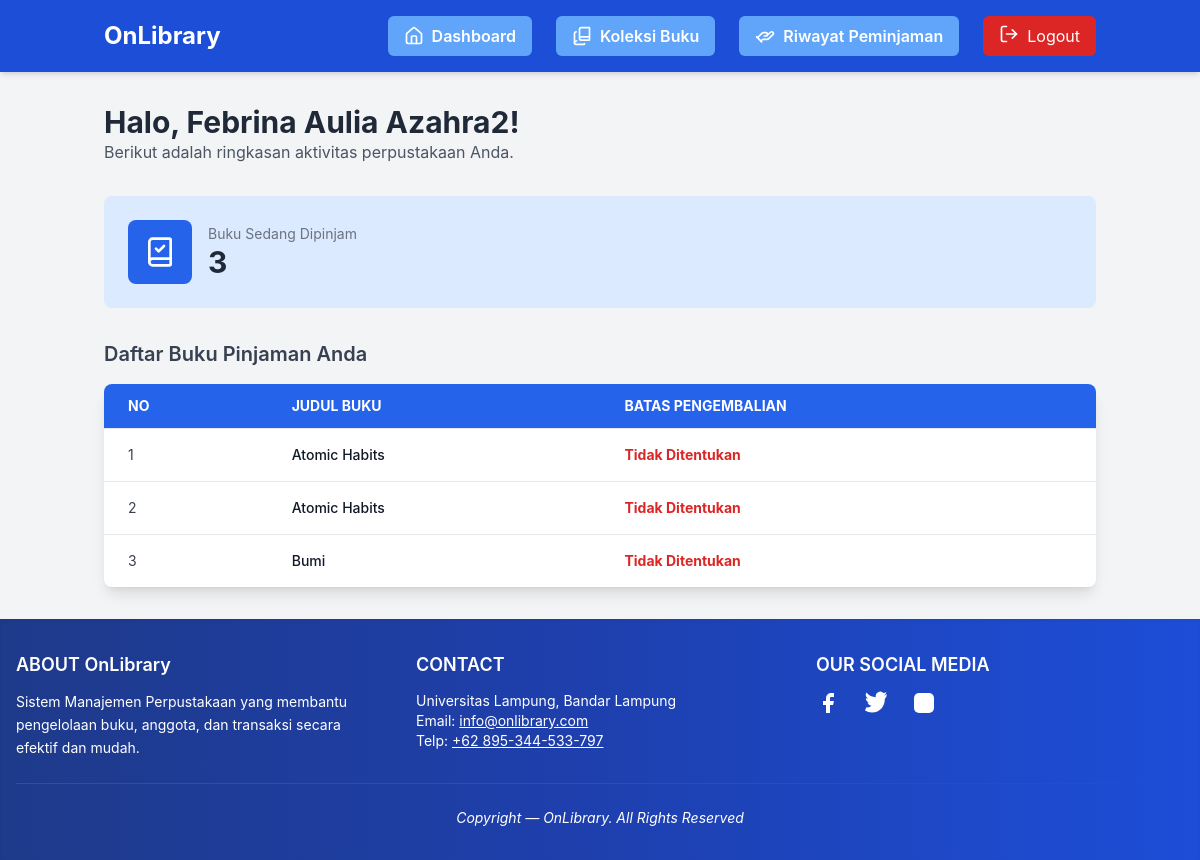
The page /views/dashboard.php (signed in) on the database its author committed.
### tables this page shows
CREATE TABLE `buku` (
  `id` int NOT NULL AUTO_INCREMENT,
  `judul` varchar(255) NOT NULL,
  `penulis` varchar(255) NOT NULL,
  `penerbit` varchar(255) NOT NULL,
  `tahun_terbit` varchar(255) NOT NULL,
  `isbn` varchar(20) NOT NULL,
  `kategori` varchar(100) DEFAULT NULL,
  `deskripsi` text,
  `stok` int DEFAULT '0',
  `image_path` varchar(255) DEFAULT NULL,
  `created_at` timestamp NULL DEFAULT CURRENT_TIMESTAMP,
  PRIMARY KEY (`id`),
  UNIQUE KEY `isbn` (`isbn`)
);

CREATE TABLE `transaksi` (
  `id` int NOT NULL AUTO_INCREMENT,
  `id_anggota` int NOT NULL,
  `id_buku` int NOT NULL,
  `tanggal_peminjaman` date NOT NULL,
  `tanggal_pengembalian` date DEFAULT NULL,
  `status` enum('dipinjam','dikembalikan') DEFAULT 'dipinjam',
  PRIMARY KEY (`id`),
  KEY `id_anggota` (`id_anggota`),
  KEY `id_buku` (`id_buku`),
  CONSTRAINT `transaksi_ibfk_1` FOREIGN KEY (`id_anggota`) REFERENCES `anggota` (`id`) ON DELETE CASCADE,
  CONSTRAINT `transaksi_ibfk_2` FOREIGN KEY (`id_buku`) REFERENCES `buku` (`id`) ON DELETE CASCADE
);

### includes/config.php (called while the page is built, shortened)
<?php
$user = $_SESSION['user'] ?? null;
$is_logged_in = isset($user);
$role = $is_logged_in ? strtolower($user['role']) : 'guest';

### functions/functions.php (called while the page is built, shortened)
<?php
require_once __DIR__ . '/../includes/db_connection.php';
function getJumlahBukuDipinjam($id_anggota) {
    global $conn;
    $stmt = $conn->prepare("SELECT jumlah_buku_dipinjam(?) as jumlah");
    $stmt->bind_param("i", $id_anggota);
    $stmt->execute();
    $result = $stmt->get_result();
    $row = $result->fetch_assoc();
    return $row['jumlah'] ?? 0;
}
function getBorrowedBooksByUser($user_id) {
    global $conn;
    $stmt = $conn->prepare("
        SELECT
            b.judul AS judul_buku,
            t.tanggal_pengembalian
        FROM transaksi t
        JOIN buku b ON t.id_buku = b.id
        WHERE t.id_anggota = ? AND t.status = 'dipinjam'
        ORDER BY t.tanggal_pengembalian ASC
    ");
    $stmt->bind_param("i", $user_id);
    $stmt->execute();
    $result = $stmt->get_result();
    if ($result) {
        return $result->fetch_all(MYSQLI_ASSOC);
    }
    return [];
}
?>

### views/dashboard.php (the view, shortened to what this page needs)
<?php
require_once __DIR__ . '/../includes/header.php';
require_once __DIR__ . '/../functions/functions.php';
require_once '../includes/gate_auth.php';
$user = $_SESSION['user'];
$admin_name = $user['nama'];
if ($role === "admin") {
    $total_members = getTotalMembers();
    $total_book_stock = getTotalBookStock();
    $total_borrowed_books = getTotalBorrowedBooks();
?>
    <div>
        <h1 class="text-2xl font-bold mb-4">Halo, <?php echo $admin_name; ?></h1>
        <div class="grid grid-cols-1 md:grid-cols-2 lg:grid-cols-3 gap-6">
            <div class="bg-blue-100 p-6 rounded-lg flex items-center space-x-4">
                <div class="bg-blue-600 p-4 rounded-lg">
                    <i data-lucide="users-round" class="h-8 w-8 text-white"></i>
                </div>
                <div>
                    <p class="text-gray-500 text-sm">Total Anggota</p>
                    <p class="text-3xl font-bold text-gray-800"><?php echo $total_members; ?></p>
                </div>
            </div>
            <div class="bg-green-100 p-6 rounded-lg flex items-center space-x-4">
                <div class="bg-green-600 p-4 rounded-lg">
                    <i data-lucide="book-copy" class="h-8 w-8 text-white"></i>
                </div>
                <div>
                    <p class="text-gray-500 text-sm">Total Stok Buku</p>
                    <p class="text-3xl font-bold text-gray-800"><?php echo $total_book_stock; ?></p>
                </div>
            </div>
            <div class="bg-yellow-100 p-6 rounded-lg flex items-center space-x-4">
                <div class="bg-yellow-600 p-4 rounded-lg">
                    <i data-lucide="hand-helping" class="h-8 w-8 text-white"></i>
                </div>
                <div>
                    <p class="text-gray-500 text-sm">Buku Sedang Dipinjam</p>
                    <p class="text-3xl font-bold text-gray-800"><?php echo $total_borrowed_books; ?></p>
                </div>
            </div>
        </div>
    </div>
<?php
}
else if($role === "user"){
    $user_id = $_SESSION['user']['id'];
    $borrowed_books_list = getBorrowedBooksByUser($user_id);
    $borrowed_count = getJumlahBukuDipinjam($user_id);
?>
    <div>
        <h1 class="text-3xl font-bold text-gray-800">Halo, <?php echo htmlspecialchars($user['nama']); ?>!</h1>
        <p class="text-gray-600 mb-8">Berikut adalah ringkasan aktivitas perpustakaan Anda.</p>
        <div class="mb-8">
            <div class="inline-block bg-blue-100 p-6 rounded-lg flex items-center space-x-4">
                <div class="bg-blue-600 p-4 rounded-lg">
                    <i data-lucide="book-check" class="h-8 w-8 text-white"></i>
                </div>
                <div>
                    <p class="text-gray-500 text-sm">Buku Sedang Dipinjam</p>
                    <p class="text-3xl font-bold text-gray-800"><?php echo $borrowed_count; ?></p>
                </div>
            </div>
        </div>
        <div>
            <h2 class="text-xl font-semibold text-gray-700 mb-4">Daftar Buku Pinjaman Anda</h2>
            <div class="overflow-x-auto rounded-lg shadow-lg">
                <table class="min-w-full divide-y divide-gray-200 bg-white">
                    <thead class="bg-blue-600 text-white uppercase text-sm">
                        <tr>
                            <th class="px-6 py-3 text-left">No</th>
                            <th class="px-6 py-3 text-left">Judul Buku</th>
                            <th class="px-6 py-3 text-left">Batas Pengembalian</th>
                        </tr>
                    </thead>
                    <tbody class="text-gray-700 text-sm">
                        <?php if (!empty($borrowed_books_list)): ?>
                            <?php $no = 1; ?>
                            <?php foreach ($borrowed_books_list as $book): ?>
                                <tr class="hover:bg-gray-50 border-t">
                                    <td class="px-6 py-4"><?php echo $no++; ?></td>
                                    <td class="px-6 py-4 font-medium text-gray-900"><?php echo htmlspecialchars($book['judul_buku']); ?></td>
                                    <td class="px-6 py-4 font-bold text-red-600">
                                        <?php echo $book['tanggal_pengembalian'] ? date("d M Y", strtotime($book['tanggal_pengembalian'])) : "Tidak Ditentukan"; ?>
                                    </td>
                                </tr>
                            <?php endforeach; ?>
                        <?php endif; ?>
                    </tbody>
                </table>
            </div>
        </div>
    </div>
<?php
}
require_once __DIR__ . '/../includes/footer.php';
?>

### includes/header.php (style rules this page uses)
body { font-family: 'Inter', sans-serif; min-height: 100vh; display: flex; flex-direction: column; }

### rows shown on the page
buku: judul "Atomic Habits"
transaksi: id_buku.judul "Bumi", shows "Tidak Ditentukan"

### other values the page prints
$user['nama'] "Febrina Aulia Azahra2"
$borrowed_count "3"
